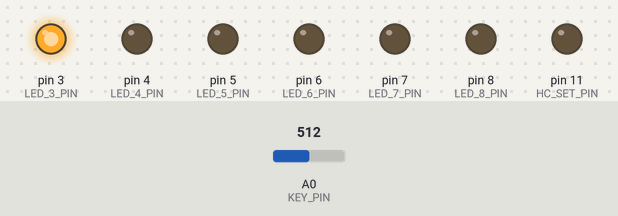
Recording of a sketch running on a simulated Arduino Uno, built with avr-gcc and run on an emulated ATmega328P. On the bench: output pins drawn as LEDs (lit = HIGH). The test bench sets the inputs (shaded band); at power-on: A0 (KEY_PIN) = 512. Pins used as bus, display or sensor lines are not drawn.

Above: at 0.21 s.
At 0.9 s:
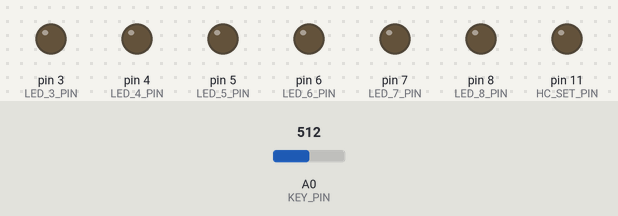
At 1.3 s:
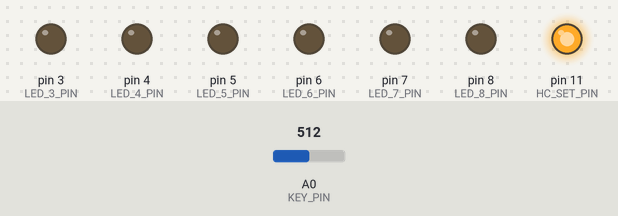
Timing chart, 0 to 2.8 s (numbered marks = the images above):
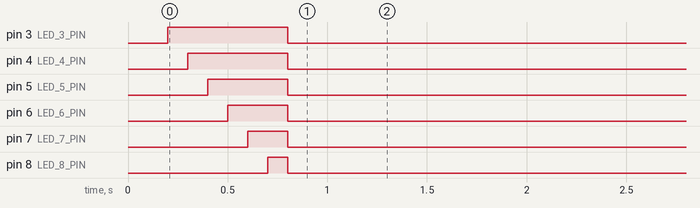

The sketch:

main.ino
```cpp
 #include "main.h"

KEY key;
PACKET outmsg;
//MAIL incmsg;
SoftwareSerial HC12(HC_TX_PIN, HC_RX_PIN);

void pinInit() {
  pinMode(LED_1_PIN, OUTPUT);
  pinMode(LED_2_PIN, OUTPUT);
  pinMode(LED_3_PIN, OUTPUT);
  pinMode(LED_4_PIN, OUTPUT);
  pinMode(LED_5_PIN, OUTPUT);
  pinMode(LED_6_PIN, OUTPUT);
  pinMode(LED_7_PIN, OUTPUT);
  pinMode(LED_8_PIN, OUTPUT);

  pinMode(KEY_PIN, INPUT);

  digitalWrite(LED_1_PIN, HIGH);
  delay(DELAY_TIME);
  digitalWrite(LED_2_PIN, HIGH);
  delay(DELAY_TIME);
  digitalWrite(LED_3_PIN, HIGH);
  delay(DELAY_TIME);
  digitalWrite(LED_4_PIN, HIGH);
  delay(DELAY_TIME);
  digitalWrite(LED_5_PIN, HIGH);
  delay(DELAY_TIME);
  digitalWrite(LED_6_PIN, HIGH);
  delay(DELAY_TIME);
  digitalWrite(LED_7_PIN, HIGH);
  delay(DELAY_TIME);
  digitalWrite(LED_8_PIN, HIGH);
  delay(DELAY_TIME);

  digitalWrite(LED_1_PIN, LOW);
  digitalWrite(LED_2_PIN, LOW);
  digitalWrite(LED_3_PIN, LOW);
  digitalWrite(LED_4_PIN, LOW);
  digitalWrite(LED_5_PIN, LOW);
  digitalWrite(LED_6_PIN, LOW);
  digitalWrite(LED_7_PIN, LOW);
  digitalWrite(LED_8_PIN, LOW);
}

void radioInit() {
  pinMode(HC_SET_PIN, OUTPUT);
  digitalWrite(HC_SET_PIN, LOW);
  delay(100);
  HC12.print("AT+C001");
  delay(100);
  HC12.print("AT+P8");
  delay(100);
  HC12.print("AT+FU3");
  delay(100);
  digitalWrite(HC_SET_PIN, HIGH);
}

void setup() {
  Serial.begin(9600);
  HC12.begin(9600);
  pinInit();
  radioInit();
  Serial.end();
}

void loop() {
  keys();
  leds();
  sender();
}
```

keys.cpp
```cpp
#include "main.h"

static uint32_t keysProtection = 500;
static uint32_t ADCInterrups;
static uint16_t keyValue;

uint16_t MiddleArif(uint16_t newVal) {
	static byte idx = 0;
	static uint16_t valArray[NUM_READ];
	valArray[idx] = newVal;
	if (++idx >= NUM_READ)
		idx = 0;
	uint16_t average = 0;
	for (int i = 0; i < NUM_READ; i++) {
		average += valArray[i];
	}
	return (uint16_t)average / NUM_READ;
}

void keys() {
	if (millis() - ADCInterrups > 1) {
		ADCInterrups = millis();
		keyValue = MiddleArif(analogRead(KEY_PIN));
	}

	if (millis() - keysProtection > KEY_PROTECTION) {
		keysProtection = millis();

		if (KEY_RELISED - TOLERANCE <= keyValue &&
			KEY_RELISED + TOLERANCE >= keyValue) {
			key.keyUp = false;
			key.keyDown = false;
			key.keyStateChange = true;
		}
		else if (KEY_1_VAL <= keyValue && KEY_1_VAL + TOLERANCE >= keyValue) {
			if (key.keyState1 == true) {
				key.keyState1 = false;
				key.keyStateChange = true;
			}
			else {
				key.keyState1 = true;
				key.keyStateChange = true;
			}
		}
		else if (KEY_2_VAL - TOLERANCE <= keyValue &&
			KEY_2_VAL + TOLERANCE >= keyValue) {
			if (key.keyState2 == true) {
				key.keyState2 = false;
				key.keyStateChange = true;
			}
			else {
				key.keyState2 = true;
				key.keyStateChange = true;
			}
		}
		else if (KEY_3_VAL - TOLERANCE <= keyValue &&
			KEY_3_VAL + TOLERANCE >= keyValue) {
			if (key.keyState3 == true) {
				key.keyState3 = false;
				key.keyStateChange = true;
			}
			else {
				key.keyState3 = true;
				key.keyStateChange = true;
			}
		}
		else if (KEY_4_VAL - TOLERANCE <= keyValue &&
			KEY_4_VAL + TOLERANCE >= keyValue) {
			if (key.keyState4 == true) {
				key.keyState4 = false;
				key.keyStateChange = true;
			}
			else {
				key.keyState4 = true;
				key.keyStateChange = true;
			}
		}
		else if (KEY_5_VAL - TOLERANCE <= keyValue &&
			KEY_5_VAL + TOLERANCE >= keyValue) {
			if (key.keyState5 == true) {
				key.keyState5 = false;
				key.keyStateChange = true;
			}
			else {
				key.keyState5 = true;
				key.keyStateChange = true;
			}
		}
		else if (KEY_6_VAL - TOLERANCE <= keyValue &&
			KEY_6_VAL + TOLERANCE >= keyValue) {
			if (key.keyState6 == true) {
				key.keyState6 = false;
				key.keyStateChange = true;
			}
			else {
				key.keyState6 = true;
				key.keyStateChange = true;
			}
		}
		else if (KEY_7_VAL - TOLERANCE <= keyValue &&
			KEY_7_VAL + TOLERANCE >= keyValue) {
			if (key.keyState7 == true) {
				key.keyState7 = false;
				key.keyStateChange = true;
			}
			else {
				key.keyState7 = true;
				key.keyStateChange = true;
			}
		}
		else if (KEY_8_VAL - TOLERANCE <= keyValue &&
			KEY_8_VAL + TOLERANCE >= keyValue) {
			if (key.keyState8 == true) {
				key.keyState8 = false;
				key.keyStateChange = true;
			}
			else {
				key.keyState8 = true;
				key.keyStateChange = true;
			}
		}
		else if (KEY_9_VAL - TOLERANCE <= keyValue &&
			KEY_9_VAL + TOLERANCE >= keyValue) {
			if (key.keyUp == false) {
				key.keyUp = true;
			}
		}
		else if (KEY_10_VAL - TOLERANCE <= keyValue &&
			KEY_10_VAL + TOLERANCE >= keyValue) {
			if (key.keyWork == false) {
				key.keyWork = true;
				key.keyStateChange = true;
			}
			else {
				key.keyWork = false;
				key.keyStateChange = true;
			}
		}
		else if (KEY_11_VAL - TOLERANCE <= keyValue &&
			KEY_11_VAL + TOLERANCE >= keyValue) {
			if (key.keyDown == false) {
				key.keyDown = true;
				key.keyStateChange = true;
			}
		}
		else if (KEY_12_VAL - TOLERANCE <= keyValue &&
			KEY_12_VAL + TOLERANCE >= keyValue) {
			if (key.keyMode == false) {
				key.keyMode = true;
			}
			else {
				key.keyMode = false;
				key.keyStateChange = true;
			}
		}
	}
}
```

leds.cpp
```cpp
#include "main.h"

static uint32_t ledDuration;

void leds() {
  if (millis() - ledDuration > LED_DURATION && key.keyStateChange) {
    ledDuration = millis();
    key.keyStateChange = false;
    digitalWrite(LED_1_PIN, key.keyState1);
    digitalWrite(LED_2_PIN, key.keyState2);
    digitalWrite(LED_3_PIN, key.keyState3);
    digitalWrite(LED_4_PIN, key.keyState4);
    digitalWrite(LED_5_PIN, key.keyState5);
    digitalWrite(LED_6_PIN, key.keyState6);
    digitalWrite(LED_7_PIN, key.keyState7);
    digitalWrite(LED_8_PIN, key.keyState8);
  }
}
```

main.h
```cpp
#pragma once
#pragma pack(push, 1)

/*LIBS*/
#include "setup.h"
#include <Arduino.h>
// #include <EEPROM.h>
#include <Print.h>
#include <SPI.h>
#include <SoftwareSerial.h>
#include <Wire.h>
#include <avr/interrupt.h>
#include <avr/io.h>
#include <inttypes.h>
#include <math.h>

/*key ADC input*/
#define KEY_PIN A0

/*Leds outs*/
#define LED_1_PIN 1
#define LED_2_PIN 0
#define LED_3_PIN 3
#define LED_4_PIN 4
#define LED_5_PIN 5
#define LED_6_PIN 6
#define LED_7_PIN 7
#define LED_8_PIN 8

typedef struct {
  bool keyState1 = false;
  bool keyState2 = false;
  bool keyState3 = false;
  bool keyState4 = false;
  bool keyState5 = false;
  bool keyState6 = false;
  bool keyState7 = false;
  bool keyState8 = false;
  bool keyUp = false;
  bool keyDown = false;
  bool keyWork = false;
  bool keyMode = false;

  bool keyStateChange = false;
  bool workState = false;
} KEY;

typedef struct {
  uint8_t SOF = 1;
  uint8_t ID = TRANCIVER_ID;
  uint8_t firstByte = 0;
  uint8_t secondByte = 0;
} PACKET;

/*
typedef struct {
  uint8_t ID = SENDER_ID;
  uint8_t keyState = 0;
  bool keyUp = false;
  bool keyDown = false;
  bool work = false;
  bool mode = false;
} MAIL;
*/

#pragma pack(pop)

void leds();
void keys();
void sender();

extern KEY key;
extern PACKET outmsg;
// extern MAIL incmsg;
extern SoftwareSerial HC12;
```

setup.h
```cpp
/*Radio setup*/
#define TRANCIVER_ID 0x1 // Device ID HEX MAX 8
#define RADIO_TIMING 100 //Frequency of sending messages

#define HC_TX_PIN 9
#define HC_RX_PIN 10
#define HC_SET_PIN 11
#define SIZE 4

/*End radio setup*/

/*Keys setup*/
#define NUM_READ 5 //Averaging
#define KEY_PROTECTION 200 //Protection against shattering

#define KEY_1_VAL 0 //0-1023 base 0
#define KEY_2_VAL 92 //0-1023 base 92
#define KEY_3_VAL 167 //0-1023 base 170
#define KEY_4_VAL 231 //0-1023 base 235
#define KEY_5_VAL 287 //0-1023 base 291
#define KEY_6_VAL 344 //0-1023 base 340
#define KEY_7_VAL 384 //0-1023 base 382
#define KEY_8_VAL 419 //0-1023 base 420
#define KEY_9_VAL 451 //0-1023 base 453
#define KEY_10_VAL 483 //0-1023 base 483
#define KEY_11_VAL 511 //0-1023 base 510
#define KEY_12_VAL 536 //0-1023 base 534
#define KEY_RELISED 1023 //All key relised 1020
#define TOLERANCE 15 //Measurement accuracy
/*End keys setup*/

/*Leds setup*/
#define FLASH_TIME 500 //led flash time
#define NUM_FLASH 5 //Number of flashes
#define LED_DURATION 50 //The refresh rate of the leds
/*End leds setup*/

/*Others*/
#define DELAY_TIME 100 // time for init ms
```
